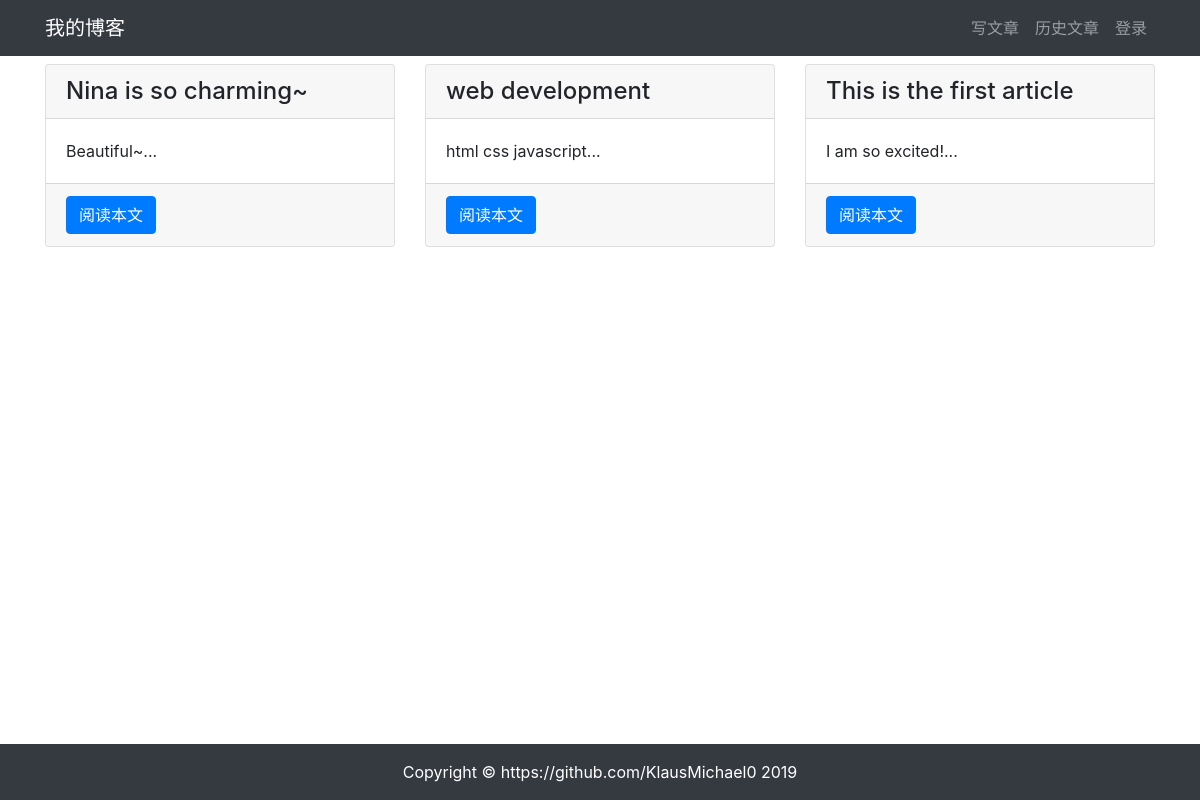
/article/article_list/, run on an earlier commit of the app's database.
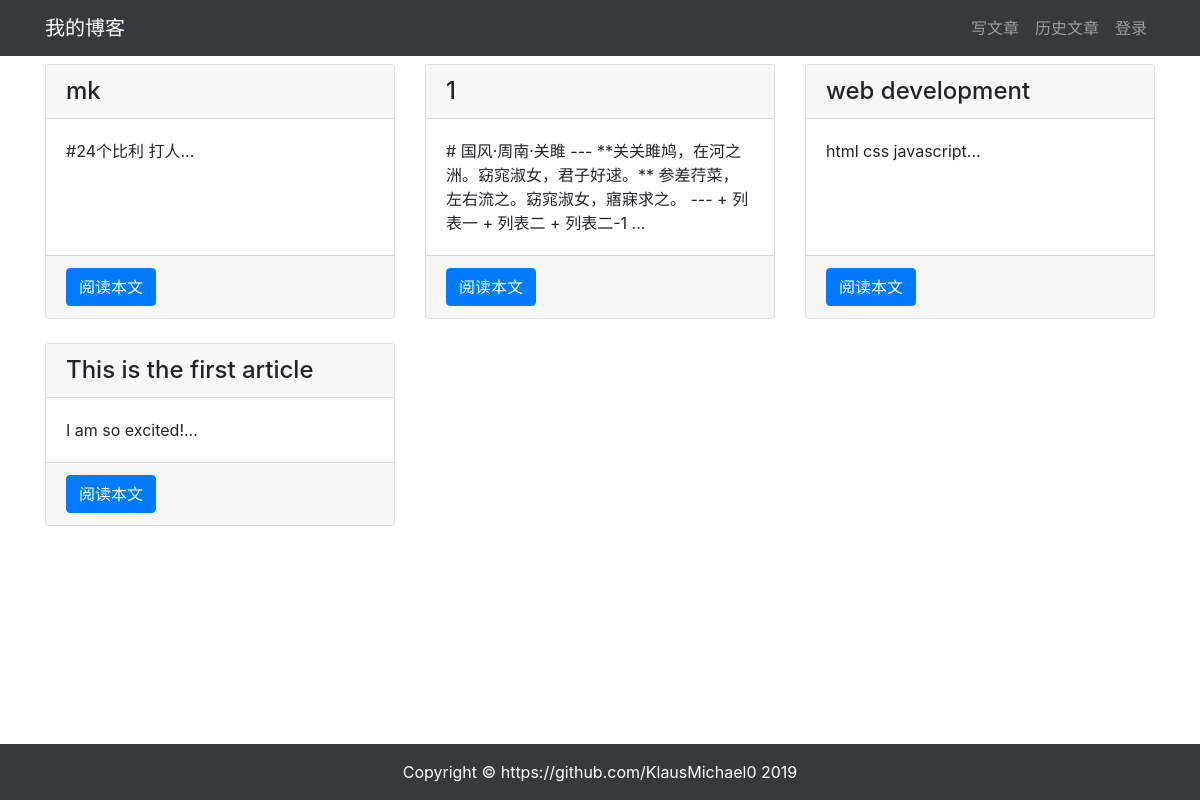
And on a later commit of the database.
### article/models.py (models this page shows, shortened)
class ArticlePost(models.Model):
    author = models.ForeignKey(User, on_delete=models.CASCADE)
    title = models.CharField(max_length=100)
    body = models.TextField()
    created = models.DateTimeField(default=timezone.now)
    updated = models.DateTimeField(auto_now=True)
    class Meta:
        ordering = ('-created',)

### article/views.py (the view)
# urls.py: path('article_list/', views.article_list, name='article_list'),
def article_list(request):
	articles = ArticlePost.objects.all()
	context = { 'articles': articles }
	return render(request, 'article/list.html', context)

### templates/article/list.html (shortened to what this page needs)
{% extends "base.html" %}
{% load staticfiles %}
{% block content %}
<div class="container">
    <div class="row mt-2">
        {% for article in articles %}
        <div class="col-4 mb-4">
            <div class="card h-100">
                <h4 class="card-header">{{ article.title }}</h4>
                <div class="card-body">
                    <p class="card-text">{{ article.body|slice:'100' }}...</p>
                </div>
                <div class="card-footer">
                    <a href="{% url 'article:article_detail' article.id %}" class="btn btn-primary">阅读本文</a>
                </div>
            </div>
        </div>
        {% endfor %}
    </div>
</div>
{% endblock content %}

### templates/base.html (shortened to what this page needs)
{% load staticfiles %}
<!DOCTYPE html>
<html lang="zh-cn">
<head>
    <link rel="stylesheet" href="{% static 'bootstrap/css/bootstrap.min.css' %}">
    <link rel='stylesheet' href="{% static 'md_css/monokai.css' %}"
</head>
<body>
    {% include 'header.html' %}
    {% block content %}{% endblock content %}
    {% include 'footer.html' %}
</body>
</html>

### templates/header.html (shortened to what this page needs)
<nav class="navbar navbar-expand-lg navbar-dark bg-dark">
  <div class="container">
    <a class="navbar-brand" href="#">我的博客</a>
    <div>
      <ul class="navbar-nav">
        <li class="nav-item">
          <a class="nav-link" href="{% url 'article:article_create' %}">写文章</a>
        </li>
        <li class="nav-item">
          <a class="nav-link" href="{% url 'article:article_list' %}">历史文章</a>
        </li>
        {% if user.is_authenticated %}
            <li class="nav-item dropdown">
                <a class="nav-link dropdown-toggle" href="#" id="navbarDropdown" role="button" data-toggle="dropdown" aria-haspopup="true" aria-expanded="false">
                  {{ user.username }}
                </a>
                <div class="dropdown-menu" aria-labelledby="navbarDropdown">
                  <a class="dropdown-item" href="#" onclick="user_delete()">删除用户</a>
                  <a class="dropdown-item" href="{% url "userprofile:logout" %}">退出登录</a>
                </div>
            </li>
        {% else %}
            <li class="nav-item">
                <a class="nav-link" href="{% url 'userprofile:login' %}">登录</a>
            </li>
        {% endif %}
      </ul>
    </div>
  </div>
</nav>

### templates/footer.html
{% load staticfiles %}
<div>
    <br><br><br>
</div>
<footer class="py-3 bg-dark fixed-bottom">
    <div class="container">
        <p class="m-0 text-center text-white">Copyright &copy; https://github.com/KlausMichael0 2019</p>
    </div>
</footer>

What changed in the data, as far as the page shows it:
removed ArticlePost: title "Nina is so charming~", body "Beautiful~"
added ArticlePost: title "mk", body "#24个比利 打人"
added ArticlePost: title "1", body "# 国风·周南·关雎 --- **关关雎鸠，在河之洲。窈窕淑女，君子好逑。** 参差荇菜，左右流之。窈窕淑女，寤寐求之。 --- + 列表一 + 列表二 + 列表二-1"
